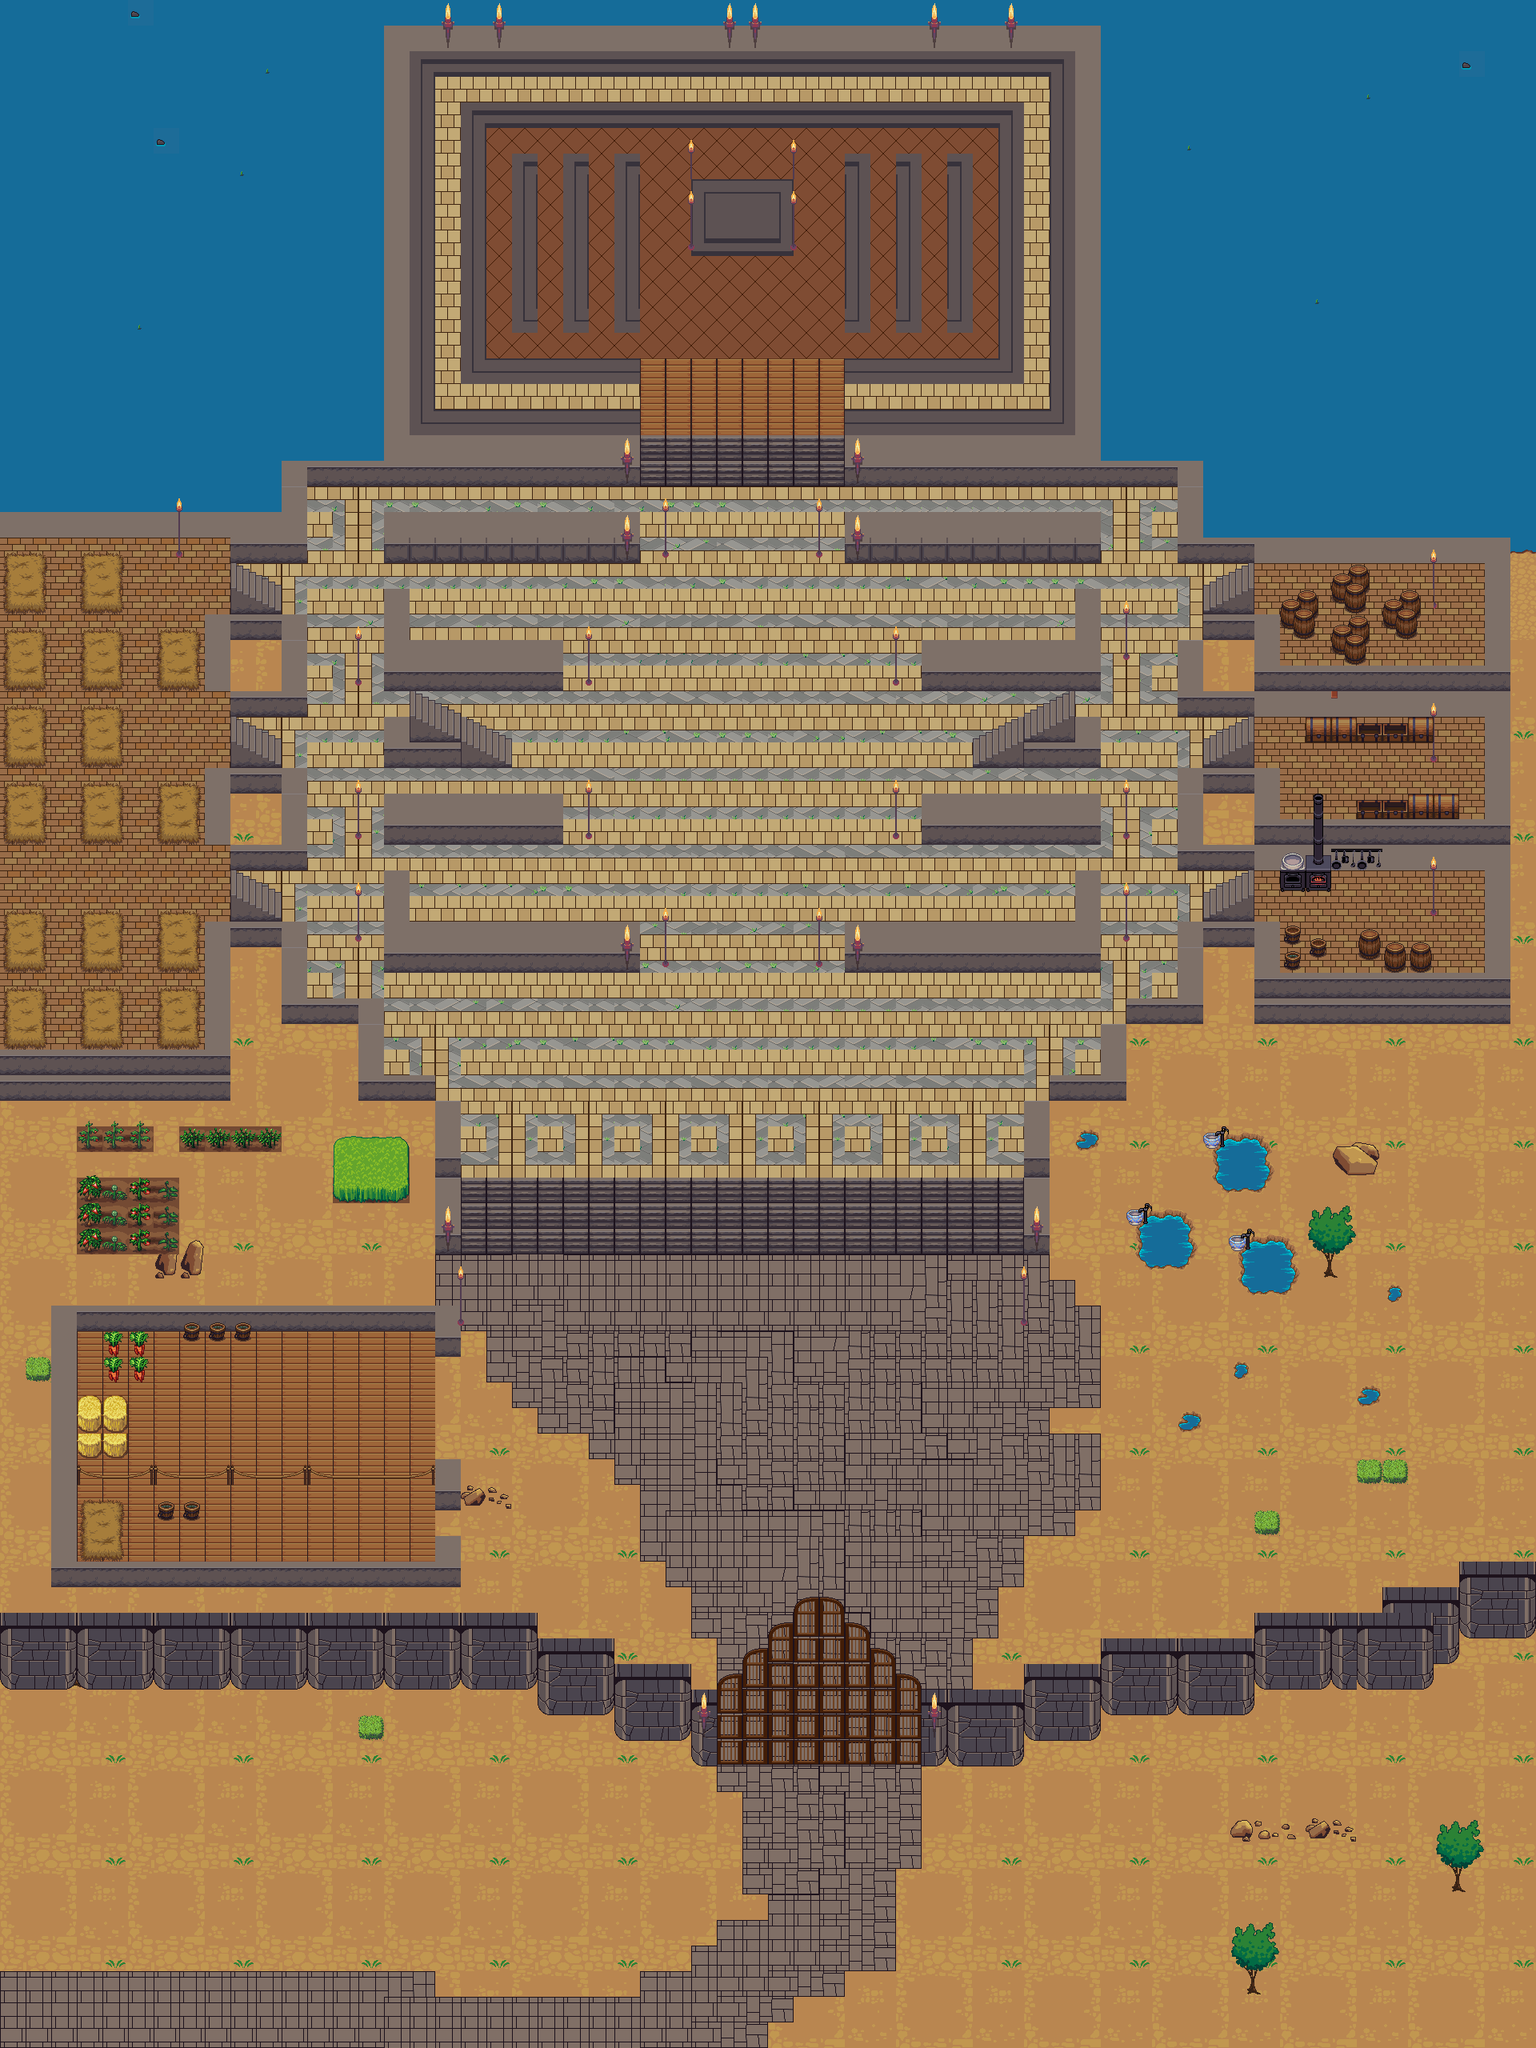

A 2D game scene composited from a Tiled map and its tileset images. What follows is a short description and the map's XML, with each tile layer's data collapsed to a summary:
An orthogonal 60x80 tile map with 32x32 px tiles, 4 tile layers (Base Terrain, Buildings, Walls, Things), 2 tilesets.

<map version="1.0" orientation="orthogonal" renderorder="right-down" width="60" height="80" tilewidth="32" tileheight="32" nextobjectid="1">
 <tileset firstgid="1" name="terrain_atlas" tilewidth="32" tileheight="32" tilecount="1024" columns="32">
  <image source="Tilesets/terrain_atlas.png" width="1024" height="1024" />
 </tileset>
 <tileset firstgid="1025" name="base_out_atlas" tilewidth="32" tileheight="32" tilecount="1024" columns="32">
  <image source="Tilesets/base_out_atlas.png" width="1024" height="1024" />
 </tileset>
 <layer name="Base Terrain" width="60" height="80">
  <data>[4800 cells, 4800 non-empty, 32 distinct tile ids]</data>
 </layer>
 <layer name="Buildings" width="60" height="80">
  <data>[4800 cells, 2259 non-empty, 76 distinct tile ids]</data>
 </layer>
 <layer name="Walls" width="60" height="80">
  <data>[4800 cells, 977 non-empty, 30 distinct tile ids]</data>
 </layer>
 <layer name="Things" width="60" height="80">
  <data>[4800 cells, 390 non-empty, 65 distinct tile ids]</data>
 </layer>
</map>
